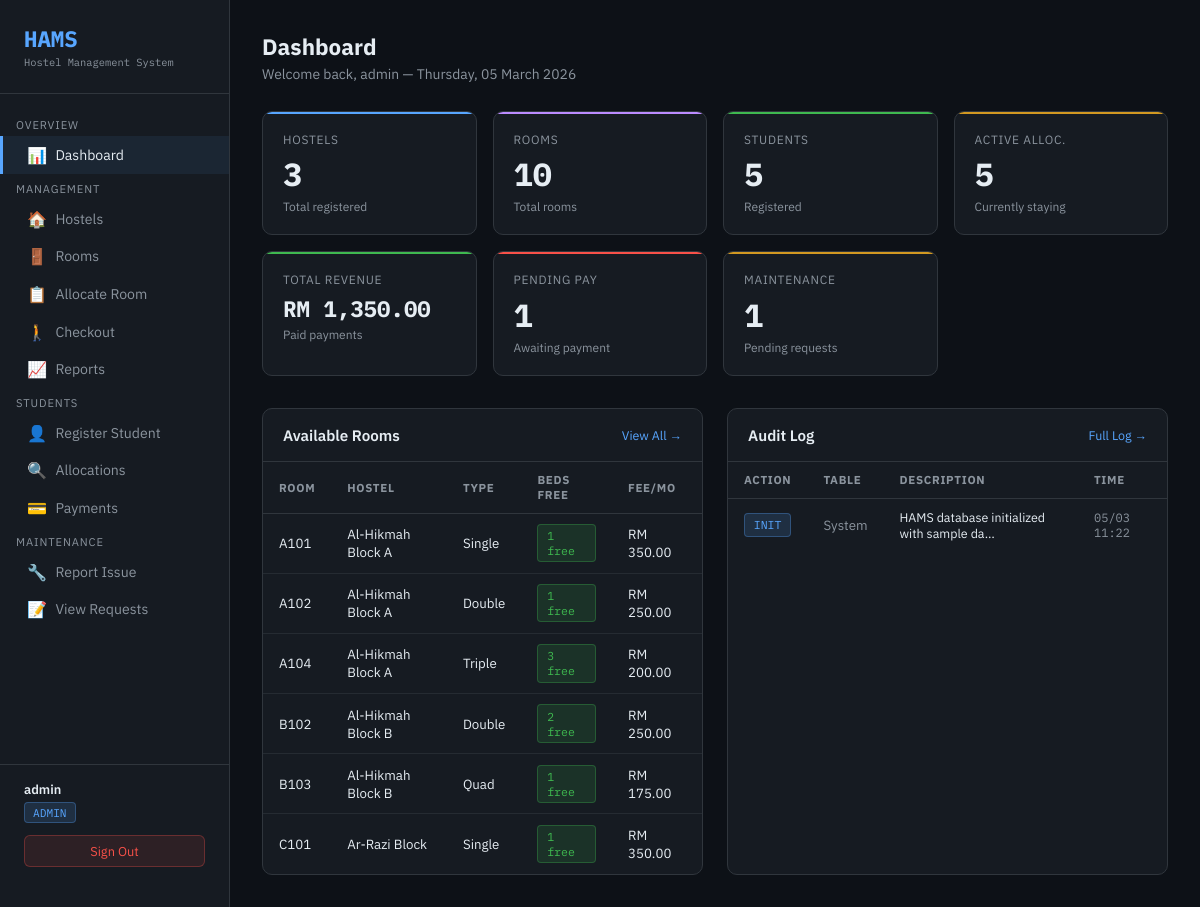
Screenshot of /index.php (signed in) with the database file from the repository.
### tables this page shows
CREATE TABLE AuditLog (
    audit_id    INT AUTO_INCREMENT PRIMARY KEY,
    table_name  VARCHAR(50),
    action_type VARCHAR(50),
    action_time TIMESTAMP DEFAULT CURRENT_TIMESTAMP,
    description TEXT
);

### index.php (the view, shortened to what this page needs)
<?php
$db   = getDB();
$role = $_SESSION['role'];
$user = $_SESSION['username'];
$stats = [];
$stats['hostels']    = $db->query("SELECT COUNT(*) c FROM Hostel")->fetch_assoc()['c'];
$stats['rooms']      = $db->query("SELECT COUNT(*) c FROM Room")->fetch_assoc()['c'];
$stats['students']   = $db->query("SELECT COUNT(*) c FROM Student")->fetch_assoc()['c'];
$stats['active']     = $db->query("SELECT COUNT(*) c FROM Allocation WHERE status='ACTIVE'")->fetch_assoc()['c'];
$stats['revenue']    = $db->query("SELECT IFNULL(SUM(amount),0) c FROM Payment WHERE status='PAID'")->fetch_assoc()['c'];
$stats['pending_pay']= $db->query("SELECT COUNT(*) c FROM Payment WHERE status='PENDING'")->fetch_assoc()['c'];
$stats['maintenance']= $db->query("SELECT COUNT(*) c FROM MaintenanceRequest WHERE status='PENDING'")->fetch_assoc()['c'];
$audit = $db->query("SELECT * FROM AuditLog ORDER BY action_time DESC LIMIT 8");
?>
<!DOCTYPE html>
<html lang="en">
<head>
</head>
<body>
<nav class="sidebar">
  <div class="logo">HAMS <small>Hostel Management System</small></div>
  <div class="nav-section">Overview</div>
  <a href="index.php" class="nav-item active"><span class="icon">📊</span> Dashboard</a>
  <?php if ($role === 'ADMIN' || $role === 'WARDEN'): ?>
  <div class="nav-section">Management</div>
  <a href="admin/add_hostel.php"    class="nav-item"><span class="icon">🏠</span> Hostels</a>
  <a href="admin/add_room.php"      class="nav-item"><span class="icon">🚪</span> Rooms</a>
  <a href="admin/allocate_room.php" class="nav-item"><span class="icon">📋</span> Allocate Room</a>
  <a href="admin/checkout.php"      class="nav-item"><span class="icon">🚶</span> Checkout</a>
  <a href="admin/reports.php"       class="nav-item"><span class="icon">📈</span> Reports</a>
  <?php endif; ?>
  <div class="nav-section">Students</div>
  <?php if ($role === 'ADMIN'): ?>
  <a href="student/register.php"      class="nav-item"><span class="icon">👤</span> Register Student</a>
  <?php endif; ?>
  <a href="student/view_allocation.php" class="nav-item"><span class="icon">🔍</span> Allocations</a>
  <a href="student/payment.php"         class="nav-item"><span class="icon">💳</span> Payments</a>
  <div class="nav-section">Maintenance</div>
  <a href="maintenance/report_issue.php"   class="nav-item"><span class="icon">🔧</span> Report Issue</a>
  <a href="maintenance/view_requests.php"  class="nav-item"><span class="icon">📝</span> View Requests</a>
  <div class="sidebar-footer">
    <div class="name"><?= htmlspecialchars($user) ?></div>
    <span class="role-badge"><?= $role ?></span>
    <a href="auth/logout.php" class="logout-btn">Sign Out</a>
  </div>
</nav>
<main class="main">
  <div class="page-header">
    <h1>Dashboard</h1>
    <p>Welcome back, <?= htmlspecialchars($user) ?> — <?= date('l, d F Y') ?></p>
  </div>
  <div class="stats-grid">
    <div class="stat-card" style="--card-color:var(--accent)">
      <div class="stat-label">Hostels</div>
      <div class="stat-value"><?= $stats['hostels'] ?></div>
      <div class="stat-sub">Total registered</div>
    </div>
    <div class="stat-card" style="--card-color:var(--purple)">
      <div class="stat-label">Rooms</div>
      <div class="stat-value"><?= $stats['rooms'] ?></div>
      <div class="stat-sub">Total rooms</div>
    </div>
    <div class="stat-card" style="--card-color:var(--green)">
      <div class="stat-label">Students</div>
      <div class="stat-value"><?= $stats['students'] ?></div>
      <div class="stat-sub">Registered</div>
    </div>
    <div class="stat-card" style="--card-color:var(--yellow)">
      <div class="stat-label">Active Alloc.</div>
      <div class="stat-value"><?= $stats['active'] ?></div>
      <div class="stat-sub">Currently staying</div>
    </div>
    <div class="stat-card" style="--card-color:var(--green)">
      <div class="stat-label">Total Revenue</div>
      <div class="stat-value" style="font-size:1.4rem">RM <?= number_format($stats['revenue'],2) ?></div>
      <div class="stat-sub">Paid payments</div>
    </div>
    <div class="stat-card" style="--card-color:var(--red)">
      <div class="stat-label">Pending Pay</div>
      <div class="stat-value"><?= $stats['pending_pay'] ?></div>
      <div class="stat-sub">Awaiting payment</div>
    </div>
    <div class="stat-card" style="--card-color:var(--yellow)">
      <div class="stat-label">Maintenance</div>
      <div class="stat-value"><?= $stats['maintenance'] ?></div>
      <div class="stat-sub">Pending requests</div>
    </div>
  </div>
  <div class="content-grid">
    <div class="panel">
      <div class="panel-header">
        <h2>Available Rooms</h2>
        <a href="admin/add_room.php">View All →</a>
      </div>
      <?php
      $db = getDB();
      $rooms = $db->query("SELECT * FROM view_available_rooms LIMIT 6");
      if ($rooms->num_rows > 0):
      ?>
      <table>
        <thead><tr><th>Room</th><th>Hostel</th><th>Type</th><th>Beds Free</th><th>Fee/Mo</th></tr></thead>
        <tbody>
        <?php while($r = $rooms->fetch_assoc()): ?>
          <tr>
            <td><?= htmlspecialchars($r['room_number']) ?></td>
            <td><?= htmlspecialchars($r['hostel_name']) ?></td>
            <td><?= htmlspecialchars($r['type_name']) ?></td>
            <td><span class="badge badge-green"><?= $r['beds_available'] ?> free</span></td>
            <td>RM <?= number_format($r['monthly_fee'],2) ?></td>
          </tr>
        <?php endwhile; ?>
        </tbody>
      </table>
      <?php else: ?>
      <div class="empty">No available rooms found.</div>
      <?php endif; ?>
    </div>
    <div class="panel">
      <div class="panel-header">
        <h2>Audit Log</h2>
        <a href="admin/reports.php">Full Log →</a>
      </div>
      <?php if ($audit->num_rows > 0): ?>
      <table>
        <thead><tr><th>Action</th><th>Table</th><th>Description</th><th>Time</th></tr></thead>
        <tbody>
        <?php while($a = $audit->fetch_assoc()): ?>
          <tr>
            <td>
              <?php
              $badgeClass = match($a['action_type']) {
                'INSERT'   => 'badge-green',
                'CHECKOUT' => 'badge-yellow',
                'DELETE'   => 'badge-red',
                default    => 'badge-blue'
              };
              ?>
              <span class="badge <?= $badgeClass ?>"><?= $a['action_type'] ?></span>
            </td>
            <td style="color:var(--muted)"><?= $a['table_name'] ?></td>
            <td style="font-size:.78rem"><?= htmlspecialchars(substr($a['description'],0,40)) ?>…</td>
            <td style="color:var(--muted);font-size:.75rem;font-family:'IBM Plex Mono',monospace"><?= date('d/m H:i', strtotime($a['action_time'])) ?></td>
          </tr>
        <?php endwhile; ?>
        </tbody>
      </table>
      <?php else: ?>
      <div class="empty">No audit logs yet.</div>
      <?php endif;
      $db->close(); ?>
    </div>
  </div>
</main>
</body>
</html>

### index.php (style rules this page uses)
:root { --bg: #0d1117; --surface: #161b22; --border: #30363d; --accent: #58a6ff; --green: #3fb950; --yellow: #d29922; --red: #f85149; --purple: #bc8cff; --text: #e6edf3; --muted: #8b949e; }
* { box-sizing:border-box; margin:0; padding:0; }
body { background:var(--bg); color:var(--text); font-family:'IBM Plex Sans',sans-serif; display:flex; min-height:100vh; }
.sidebar { width: 230px; min-height:100vh; background: var(--surface); border-right: 1px solid var(--border); display: flex; flex-direction:column; padding: 1.5rem 0; position: fixed; top:0; left:0; bottom:0; }
.logo { font-family:'IBM Plex Mono',monospace; font-size:1.4rem; font-weight:700; color:var(--accent); padding: 0 1.5rem 1.5rem; border-bottom: 1px solid var(--border); margin-bottom: 1rem; }
.logo small { display:block; font-size:.65rem; font-weight:400; color:var(--muted); margin-top:.15rem; }
.nav-section { padding: .5rem 1rem .25rem; font-size:.7rem; color:var(--muted); text-transform:uppercase; letter-spacing:.08em; }
.nav-item { display:flex; align-items:center; gap:.65rem; padding: .55rem 1.5rem; color:var(--muted); text-decoration:none; font-size:.88rem; transition: all .15s; border-left: 3px solid transparent; }
.nav-item:hover, .nav-item.active { color:var(--text); background: rgba(88,166,255,.08); border-left-color: var(--accent); }
.nav-item .icon { font-size:1rem; width:18px; text-align:center; }
.sidebar-footer { margin-top:auto; padding: 1rem 1.5rem; border-top: 1px solid var(--border); font-size:.8rem; }
.role-badge { display:inline-block; background:rgba(88,166,255,.15); color:var(--accent); border:1px solid rgba(88,166,255,.3); border-radius:4px; padding:.15rem .5rem; font-size:.7rem; font-family:'IBM Plex Mono',monospace; }
.sidebar-footer .name { color:var(--text); font-weight:600; margin-bottom:.25rem; }
.logout-btn { display:block; margin-top:.75rem; text-align:center; padding:.4rem; background:rgba(248,81,73,.1); color:var(--red); border:1px solid rgba(248,81,73,.3); border-radius:6px; text-decoration:none; font-size:.8rem; transition:.2s; }
.main { margin-left:230px; padding:2rem; flex:1; width:calc(100% - 230px); }
.page-header { margin-bottom:1.75rem; }
.page-header h1 { font-size:1.4rem; font-weight:700; }
.page-header p { color:var(--muted); font-size:.87rem; margin-top:.25rem; }
.stats-grid { display:grid; grid-template-columns:repeat(auto-fill,minmax(180px,1fr)); gap:1rem; margin-bottom:2rem; }
.stat-card { background:var(--surface); border:1px solid var(--border); border-radius:10px; padding:1.25rem; position:relative; overflow:hidden; }
.stat-card::before { content:''; position:absolute; top:0; left:0; right:0; height:2px; background: var(--card-color, var(--accent)); }
.stat-label { font-size:.75rem; color:var(--muted); text-transform:uppercase; letter-spacing:.06em; margin-bottom:.4rem; }
.stat-value { font-size:2rem; font-weight:700; font-family:'IBM Plex Mono',monospace; color:var(--text); }
.stat-sub { font-size:.75rem; color:var(--muted); margin-top:.25rem; }
.content-grid { display:grid; grid-template-columns:1fr 1fr; gap:1.5rem; }
.panel { background:var(--surface); border:1px solid var(--border); border-radius:10px; overflow:hidden; }
.panel-header { padding:1rem 1.25rem; border-bottom:1px solid var(--border); display:flex; justify-content:space-between; align-items:center; }
.panel-header h2 { font-size:.95rem; font-weight:600; }
.panel-header a { font-size:.78rem; color:var(--accent); text-decoration:none; }
table { width:100%; border-collapse:collapse; font-size:.83rem; }
th { padding:.65rem 1rem; text-align:left; color:var(--muted); font-size:.72rem; text-transform:uppercase; letter-spacing:.06em; border-bottom:1px solid var(--border); }
td { padding:.65rem 1rem; border-bottom:1px solid rgba(48,54,61,.6); }
tr:last-child td { border-bottom:none; }
.badge { display:inline-block; padding:.2rem .55rem; border-radius:4px; font-size:.72rem; font-family:'IBM Plex Mono',monospace; }
.badge-green { background:rgba(63,185,80,.15); color:var(--green); border:1px solid rgba(63,185,80,.3); }
.badge-blue { background:rgba(88,166,255,.15); color:var(--accent); border:1px solid rgba(88,166,255,.3); }

### rows the page displays
auditlog: action_type "INIT", table_name "System", description "HAMS database initialized with sample da", action_time "05/03 11:22"

### other values shown
$user "admin"
$role "ADMIN"
$stats['hostels'] "3"
$stats['rooms'] "10"
$stats['students'] "5"
$stats['active'] "5"
$stats['revenue'] "1,350.00"
$stats['pending_pay'] "1"
$stats['maintenance'] "1"
$r['room_number'] "A101"
$r['hostel_name'] "Al-Hikmah Block A"
$r['type_name'] "Single"
$r['beds_available'] "1"
$r['monthly_fee'] "350.00"
$r['room_number'] "A102"
